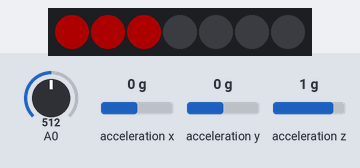
The sketch below on a simulated Arduino Nano 33 IoT. On the bench: 7 RGB LEDs in strip order, left to right. The inputs (shaded band) are chosen by the test bench; at power-on: A0 = 512, acceleration x 0 g, acceleration y 0 g, acceleration z 1 g. Dim RGB values are drawn brighter than linear; WiFi joins after 1.5 s; servers stay silent unless stated; not simulated (calls return 0 or success): arduino_secrets.h; what the sketch prints to the serial monitor is not drawn.

Above: at 12.7 s.
12.8 s: A0 set to 883
At 14.1 s:
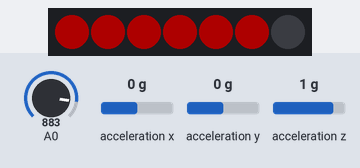
14.5 s: A0 set to 919
At 14.9 s:
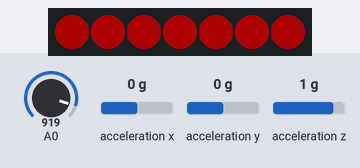
16.1 s: A0 set to 10
At 17.0 s:
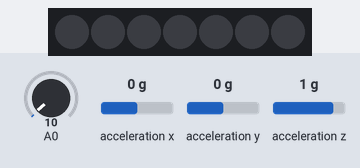
Timing chart, 0 to 19.1 s (numbered marks = the images above; inputs shaded):
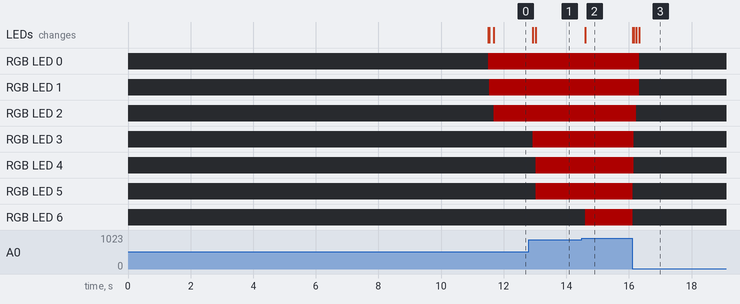

The sketch:

PROJECT_ACCELEROMETER_AND_FORCE_SENSOR_WIFI_IOT_ARDUINO.ino
```cpp
/* This code reads and filters data from PDM Microphone and Accelerometer on the Arduino BLE Sense,
    and a force sensitive sensor,
    to prints assigned values on the serial. Those assigned values are later read by processing to
    trigger changes on the animations.

  > Eliminated the if (sampleread) conditionals from the Mic block and that fixed the accelerometer slowin
  problem on Processing.

  /*
   FORCE SENSOR WIRING:
   leg to 5V
   leg connected to ground throu 10k resistor and to pin analog 0 pin on the arduino.


   NEOPIXELS WIRING
   Data pin connected to Analog Pin 1, throu 330ohms resistor
*/


////LIBRARIES////

#include <SimpleKalmanFilter.h> // filter library
#include <Arduino_LSM6DS3.h> //Accelerometer library


//WIFI
#include <SPI.h>
#include <WiFiNINA.h>
#include "arduino_secrets.h"
///////please enter your sensitive data in the Secret tab/arduino_secrets.h
char ssid[] = SECRET_SSID;        // your network SSID (name)
char pass[] = SECRET_PASS;    // your network password (use for WPA, or use as key for WEP)
int keyIndex = 0;                 // your network key Index number (needed only for WEP)

int status = WL_IDLE_STATUS;

WiFiServer server(80);

WiFiClient client;


//NEOPIXELS//
#include <Adafruit_NeoPixel.h>
#ifdef __AVR__
#include <avr/power.h> // Required for 16 MHz Adafruit Trinket
#endif
#define NUMPIXELS 7 // Number of NEOPIXELS controlled with the sensor
#define PIN       A1 // Where the NEOPIXEL data input is conected. Must be connected to an analog pin.
Adafruit_NeoPixel strip(NUMPIXELS, PIN, NEO_GRB + NEO_KHZ800);


//ACCELEROMETER VARIABLES//
const int numReadings = 5;
int readIndex = 0;              // the index of the current reading
float readingsX[numReadings];      // the readings from the X axis on accelerometer
float readingsY[numReadings];      // the readings from the Y axis in the accelerometer
float totalX = 0;                  // the running total of X
float totalY = 0;                  // the running total of Y
float averageX = 0;                // the average of X
float averageY = 0;                // the average of Y
float accelerometerX;               //Readings of X
float accelerometerY;         //Readings of Y

//FORCE SENSOR VARIABLES
int fsrAnalogPin = 0;               //Analog Pin to which the sensor is connected. (A0)
int fsrReading = 0;
const int numReadingsFsr = 20;
int readIndexFsr = 0;              // the index of the current reading on the FSR sensor
int readingsFsr[numReadingsFsr];      // the readings from the force sensor
int totalFsr = 0;                  // the running total of Fsr Sensor
int averageFsr = 0;                // the average of FSR sensor


void setup() {

  //WIFI CONFIGURATION
  //Initialize serial and wait for port to open:
  Serial.begin(9600);
  while (!Serial) {
    ; // wait for serial port to connect. Needed for native USB port only
  }

  // check for the WiFi module:
  if (WiFi.status() == WL_NO_MODULE) {
    Serial.println("Communication with WiFi module failed!");
    // don't continue
    while (true);
  }

  String fv = WiFi.firmwareVersion();
  if (fv < WIFI_FIRMWARE_LATEST_VERSION) {
    Serial.println("Please upgrade the firmware");
  }

  // attempt to connect to Wifi network:
  while (status != WL_CONNECTED) {
    Serial.print("Attempting to connect to SSID: ");
    Serial.println(ssid);
    // Connect to WPA/WPA2 network. Change this line if using open or WEP network:
    status = WiFi.begin(ssid, pass);

    // wait 10 seconds for connection:
    delay(10000);
  }
  server.begin();
  WiFiClient client = server.available();
  // you're connected now, so print out the status:
  printWifiStatus();


  //// ACCELEROMETER CONFIGURATION/////
  if (!IMU.begin()) {
    Serial.println("Failed to initialize IMU!");
    while (1);
  }


  // initialize all the readings to 0:
  for (int thisReading = 0; thisReading < numReadings; thisReading++) {
    readingsX[thisReading] = 0;
    readingsY[thisReading] = 0;
    readingsFsr[thisReading] = 0;
  }


  strip.begin();           // INITIALIZE NeoPixel strip object (REQUIRED)
  strip.show();          // Turn OFF all pixels ASAP
  strip.setBrightness(50); // Set BRIGHTNESS to about 1/5 (max = 255)
}

void loop(void) {

  // buttonState = digitalRead(buttonPin);

WiFiClient client = server.available();

  AcceAverage();
  forceAverage();

  if ((  averageFsr > 0) && (  averageFsr <= 20)) {
    strip.clear();
    strip.show();
    delay (10);
  }


  if ((  averageFsr > 20) && (  averageFsr <= 100)) {
    strip.setPixelColor (0, 255, 0, 0);
    strip.show();
    delay (10);

  }

  if ((  averageFsr > 100) && (  averageFsr <= 400)) {
    strip.setPixelColor (0, 255, 0, 0);
    strip.setPixelColor (1, 255, 0, 0);
    strip.show();
    delay (10);

  }

  if ((  averageFsr > 400) && (  averageFsr <= 700)) {
    strip.setPixelColor (0, 255, 0, 0);
    strip.setPixelColor (1, 255, 0, 0);
    strip.setPixelColor (2, 255, 0, 0);
    strip.show();
    delay (10);

  }


  if ((  averageFsr > 700) && (  averageFsr <= 800)) {
    strip.setPixelColor (0, 255, 0, 0);
    strip.setPixelColor (1, 255, 0, 0);
    strip.setPixelColor (2, 255, 0, 0);
    strip.setPixelColor (3, 255, 0, 0);
    strip.show();
    delay (10);

  }

  if ((  averageFsr > 800) && (  averageFsr <= 850)) {
    strip.setPixelColor (0, 255, 0, 0);
    strip.setPixelColor (1, 255, 0, 0);
    strip.setPixelColor (2, 255, 0, 0);
    strip.setPixelColor (3, 255, 0, 0);
    strip.setPixelColor (4, 255, 0, 0);
    strip.show();
    delay (10);
  }

  if ((  averageFsr > 850) && (  averageFsr <= 900)) {
    strip.setPixelColor (0, 255, 0, 0);
    strip.setPixelColor (1, 255, 0, 0);
    strip.setPixelColor (2, 255, 0, 0);
    strip.setPixelColor (3, 255, 0, 0);
    strip.setPixelColor (4, 255, 0, 0);
    strip.setPixelColor (5, 255, 0, 0);
    strip.show();
    delay (10);
  }

  if ((  averageFsr > 900) && (  averageFsr <= 1023)) {
    strip.setPixelColor (0, 255, 0, 0);
    strip.setPixelColor (1, 255, 0, 0);
    strip.setPixelColor (2, 255, 0, 0);
    strip.setPixelColor (3, 255, 0, 0);
    strip.setPixelColor (4, 255, 0, 0);
    strip.setPixelColor (5, 255, 0, 0);
    strip.setPixelColor (6, 255, 0, 0);
    strip.show();
    delay (10);
  } else {
    strip.clear();
  }


  ////PRINTS ALL THE SENSORS DATA////
  printSensors();

}

void forceAverage () {

  // subtract the last force reading:
  totalFsr = totalFsr - readingsFsr[readIndexFsr];

  // read from the force sensor
  fsrReading = analogRead(fsrAnalogPin);
  readingsFsr[readIndexFsr] = fsrReading;

  // add the reading to the total:
  totalFsr = totalFsr + readingsFsr[readIndexFsr];

  // advance to the next position in the array:
  readIndexFsr = readIndexFsr + 1;

  // if we're at the end of the array...
  if (readIndexFsr >= numReadingsFsr) {
    // ...wrap around to the beginning:
    readIndexFsr = 0;
  }

  // calculate the average:
  averageFsr = totalFsr / numReadingsFsr;


}

//delay(1000);        // delay in between reads for stability


void AcceAverage () {

  // subtract the last accelerometer reading:
  totalX = totalX - readingsX[readIndex];
  totalY = totalY - readingsY[readIndex];

  // read from the accelerometer:
  float x, y, z;
  if (IMU.accelerationAvailable()) {
    IMU.readAcceleration(x, y, z);
    accelerometerX = x;
    accelerometerY = y;
    readingsX [readIndex] = x;
    readingsY[readIndex] = y;
  }

  // add the reading to the total:
  totalX = totalX + readingsX[readIndex];
  totalY = totalY + readingsY[readIndex];

  // advance to the next position in the array:
  readIndex = readIndex + 1;

  // if we're at the end of the array...
  if (readIndex >= numReadings) {
    // ...wrap around to the beginning:
    readIndex = 0;
  }

  // calculate the average:
  averageX = totalX / numReadings;
  averageY = totalY / numReadings;

  //delay(1000);        // delay in between reads for stability
}


void printSensors() {
  WiFiClient client = server.available();

  if (client) {
    Serial.println("new client");
    // an http request ends with a blank line
    boolean currentLineIsBlank = true;
    while (client.connected()) {
      if (client.available()) {
        char c = client.read();
        Serial.write(c);
        // if you've gotten to the end of the line (received a newline
        // character) and the line is blank, the http request has ended,
        // so you can send a reply
        if (c == '\n' && currentLineIsBlank) {
          // send a standard http response header
          client.println("HTTP/1.1 200 OK");
          client.println("Content-Type: text/html");
          client.println("Connection: open");  // the connection will be closed after completion of the response
          client.println("Refresh: 0");  // refresh the page automatically every 5 sec
          client.println();
          client.println("<!DOCTYPE HTML>");
          client.println("<html>");

          //   Accelerometer
          client.print(averageX);
          client.print (',');
          client.print(averageY);
          client.print (',');


          //Force Sensor
          client.print(averageFsr);
          client.print(',');


          // Depending on how hard the FSR is pressed, different status will be printed on the serial
          if (averageFsr == 1023) {
            // hardpressed
            client.println('2');
          } else if  ((  averageFsr >= 400) && (  averageFsr <= 1022)) {
            // mediumpressed // using this value for counter on Proccessing
            client.println('1');

            //Nopressed or barely pressed
          } else if ((  averageFsr >= 0) && (  averageFsr <= 400)) {
            client.println('0');
          }
          client.println(client.remotePort());

          client.println("</html>");
          break;
        }
        if (c == '\n') {
          // you're starting a new line
          currentLineIsBlank = true;
        } else if (c != '\r') {
          // you've gotten a character on the current line
          currentLineIsBlank = false;
        }
      }
    }
    // give the web browser time to receive the data
    delay(1);
    // close the connection:
    //client.stop();
    Serial.println("client disconnected");

  }

}


void printWifiStatus() {
  // print the SSID of the network you're attached to:
  Serial.print("SSID: ");
  Serial.println(WiFi.SSID());

  // print your board's IP address:
  IPAddress ip = WiFi.localIP();
  Serial.print("IP Address: ");
  Serial.println(ip);

  // print the received signal strength:
  long rssi = WiFi.RSSI();
  Serial.print("signal strength (RSSI):");
  Serial.print(rssi);
  Serial.println(" dBm");
}
```

Measured:
- the behaviour switches between 900 and 901 on A0 (found by bisection; images 1 and 2)
- after the input at 12.8 s, RGB LED 3: off → RGB(50, 0, 0) after 0.13 s; RGB LED 4, RGB LED 5: off → RGB(50, 0, 0) after 0.22 s; the LEDs: first change after 0.13 s (image 1 shows a later state)
- after the input at 14.5 s, RGB LED 6: off → RGB(50, 0, 0) after 0.11 s; the LEDs: change after 0.11 s (image 2)
- after the input at 16.1 s, RGB LED 0, RGB LED 1: RGB(50, 0, 0) → off after 0.23 s; RGB LED 2: RGB(50, 0, 0) → off after 0.13 s; RGB LED 3, RGB LED 4: RGB(50, 0, 0) → off after 0.05 s; RGB LED 5, RGB LED 6: RGB(50, 0, 0) → off at once; the LEDs: first change at once (image 3 shows a later state)
